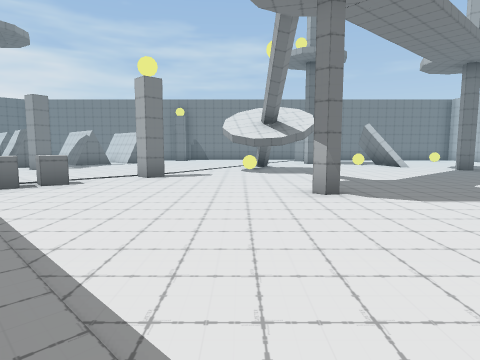
view 1 (above)

24 first-person views from a walk through a scene from a Unity 3-D project. The camera is 1.5 m above the floor, tilts 6° down and sees 75° across. The floor is counted in squares, 2 m on a side. Each view is taken from the middle of a square. On the plan, view 1 faces up. The plan holds only what a view shows up to about 10 squares ahead; the rest is blank. The place goes on beyond the plan.

view 2
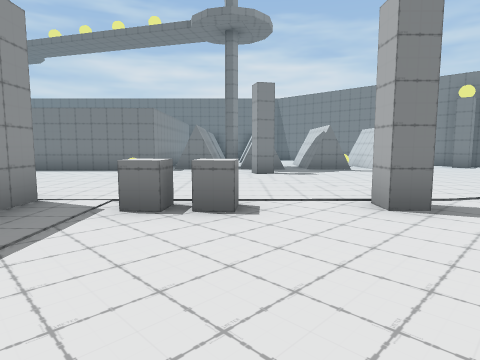

view 3
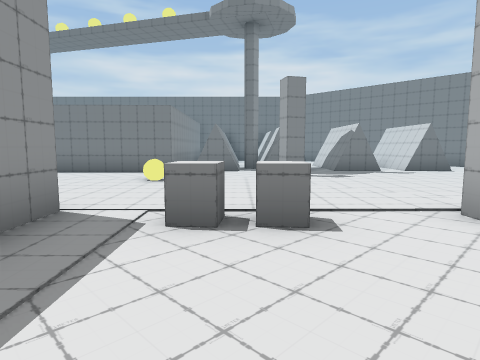

view 4
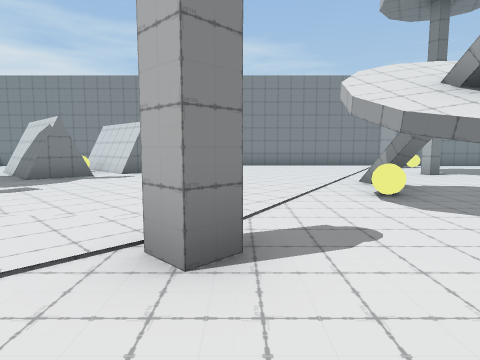

view 5
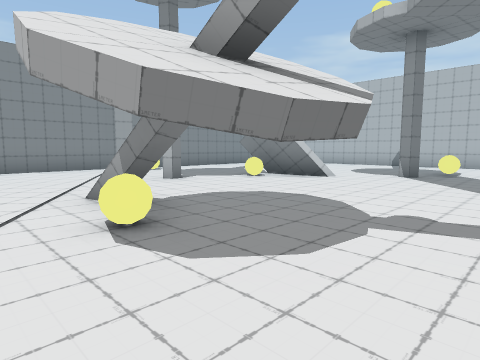

view 6
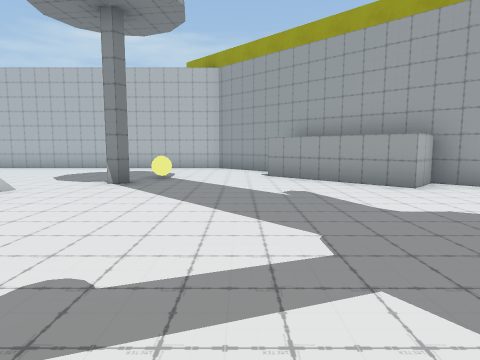

view 7
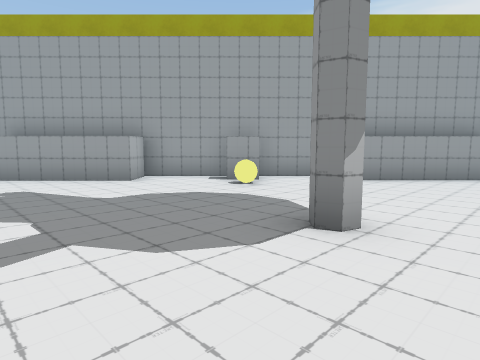

view 8
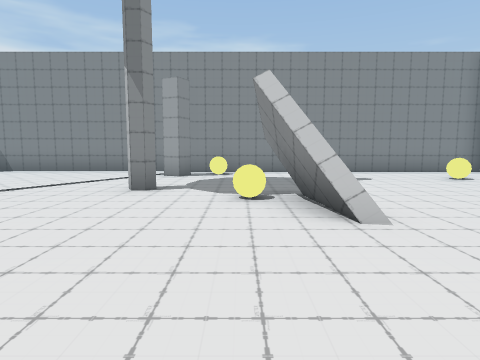

view 9
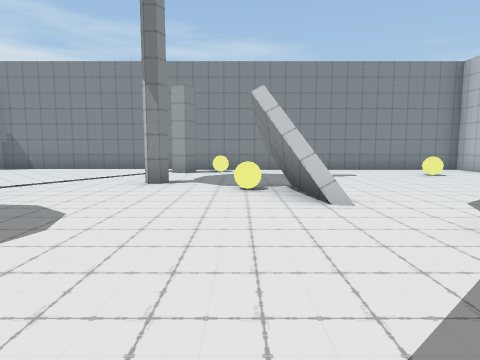

view 10
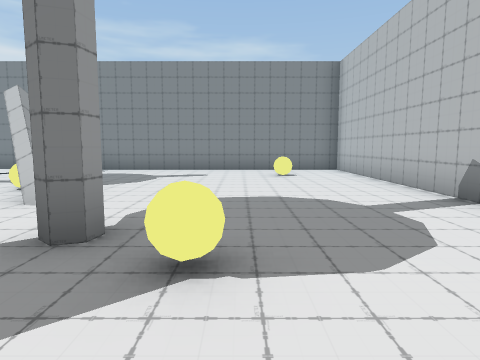

view 11
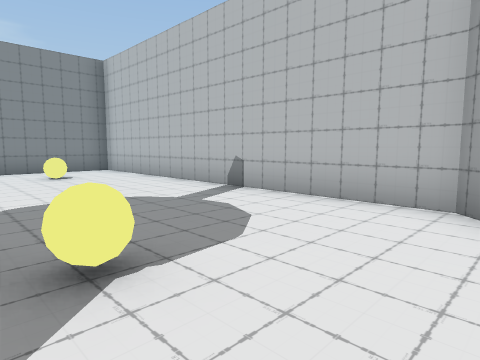

view 12
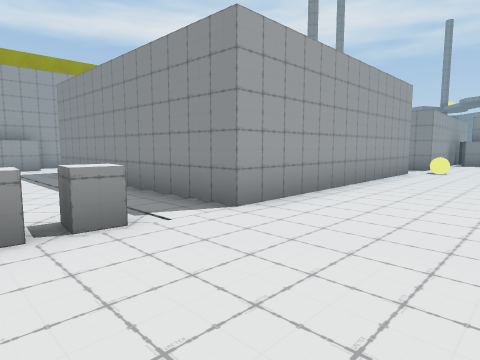

view 13
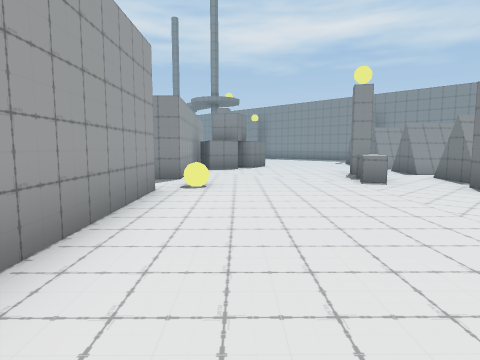

view 14
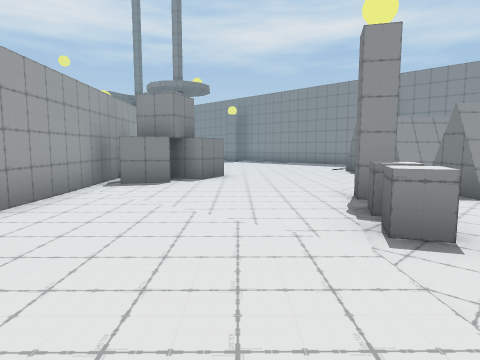

view 15
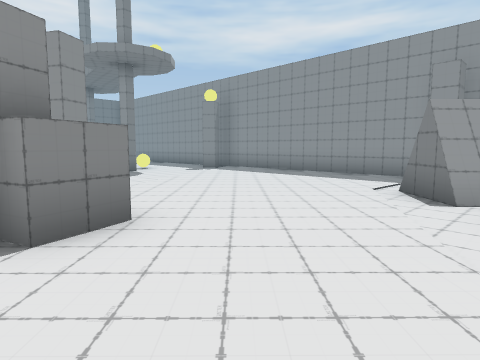

view 16
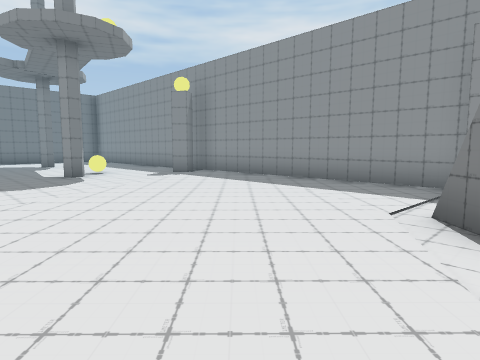

view 17
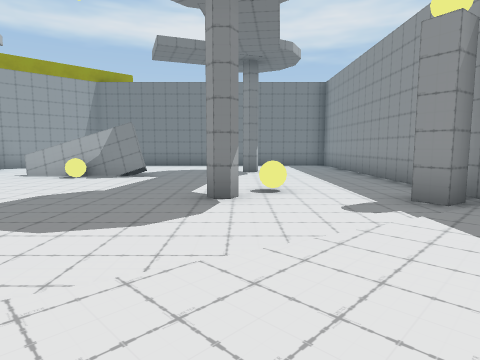

view 18
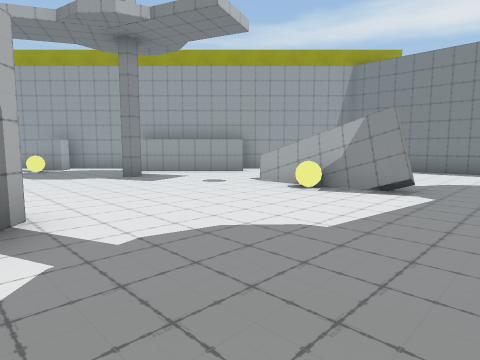

view 19
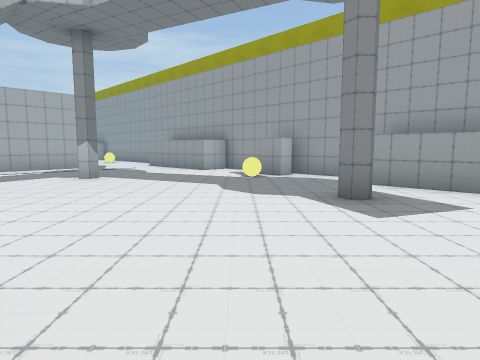

view 20
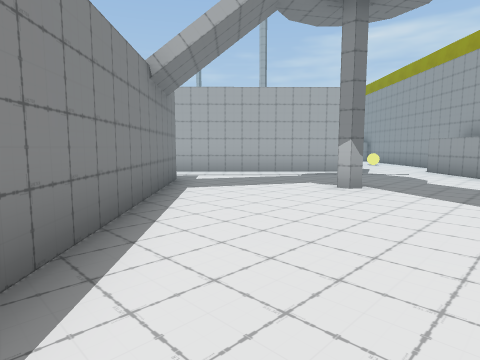

view 21
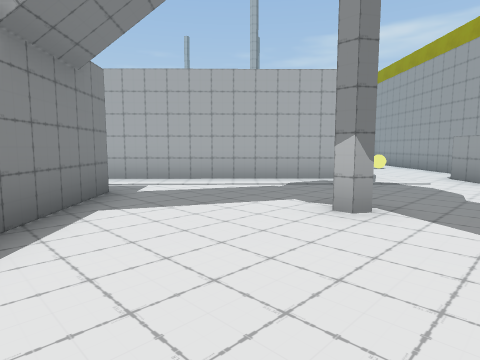

view 22
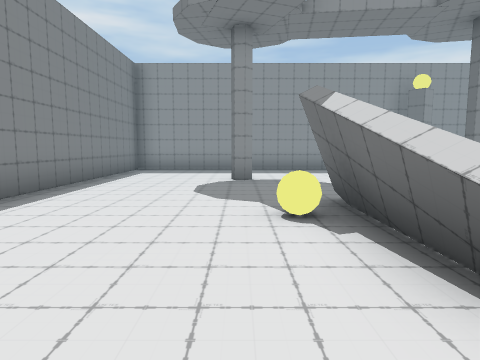

view 23
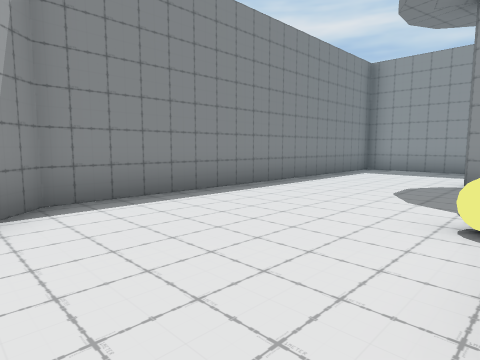

view 24
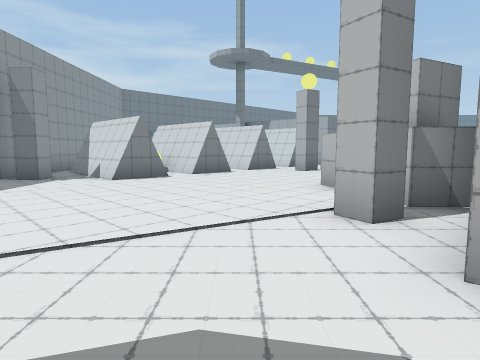

### Floor plan
Key: @ floor where view 1 was taken; # wall or solid block; . floor; = window, fence, low wall or low ledge; ^ raised ledge.
Columns run from 25 left of view 1 to 13 right of it. Each row starts with its distance up from view 1.
 19                        ################
 18                        ...............#
 17                        .....#.........#
 16                   ###..............=..#
 15                 #####.......#.........#
 14                  ###...........#......#
 13                  #........=...=#......#
 12                 ##........#...........#
 11                ##.#......=#......#....#
 10               ##..................=...#
  9              ##...........#...........#
  8             ##...=.....#.............##
  7             #.....................#.##
  6              .......=^...........##
  5              ......#......#.....##
  4         ##........###............#
  3       ###........## ##........#.##
  2      ####^^.....##   ##.......###
  1     ##..#......##     ##....#.#
  0 ######.......=.##      ##@.##
 -1 #..##...........##       .##
 -2 ##..........##...##
 -3 #.......###.###...##
 -4 #.......######.....#
 -5 #........####...........#
 -6 #......#. ##....#......##
 -7 #.......###.........##
 -8 #....... #.........##
 -9 ##.................
-10 ##..#...........=..
-11 #................##
-12 #............#...#
-13 #.......=.....# ##
-14 #......###...##
-15 #...#.......##
-16 #...........
-17 #...........
-18 #..........#
-19 ############

Where each view was taken, in squares from view 1:
view 1: 0 up, 0 right, facing up
view 2: 4 up, 1 left, facing up-left
view 3: 4 up, 2 left, facing up-left
view 4: 6 up, 2 left, facing up
view 5: 8 up, 1 left, facing up-right
view 6: 8 up, 1 right, facing right
view 7: 8 up, 0 right, facing down-right
view 8: 9 up, 5 right, facing up
view 9: 8 up, 5 right, facing up
view 10: 8 up, 9 right, facing up
view 11: 8 up, 8 right, facing up-right
view 12: 9 up, 6 left, facing down
view 13: 5 up, 8 left, facing down-left
view 14: 3 up, 12 left, facing down-left
view 15: 0 up, 16 left, facing down-left
view 16: 1 down, 18 left, facing down-left
view 17: 5 down, 21 left, facing down
view 18: 8 down, 20 left, facing down-right
view 19: 10 down, 17 left, facing right
view 20: 9 down, 15 left, facing up-right
view 21: 8 down, 13 left, facing up-right
view 22: 15 down, 14 left, facing left
view 23: 14 down, 14 left, facing down-left
view 24: 9 down, 19 left, facing up
